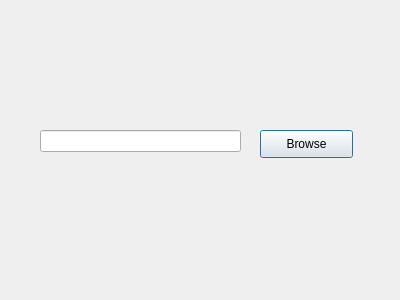
<?xml version="1.0" encoding="UTF-8"?>
<ui version="4.0">
 <class>Dialog</class>
 <widget class="QDialog" name="Dialog">
  <property name="geometry">
   <rect>
    <x>0</x>
    <y>0</y>
    <width>400</width>
    <height>300</height>
   </rect>
  </property>
  <property name="windowTitle">
   <string>Dialog</string>
  </property>
  <widget class="QPushButton" name="browse">
   <property name="geometry">
    <rect>
     <x>260</x>
     <y>130</y>
     <width>93</width>
     <height>28</height>
    </rect>
   </property>
   <property name="text">
    <string>Browse</string>
   </property>
  </widget>
  <widget class="QLineEdit" name="filename">
   <property name="geometry">
    <rect>
     <x>40</x>
     <y>130</y>
     <width>201</width>
     <height>22</height>
    </rect>
   </property>
  </widget>
 </widget>
 <resources/>
 <connections/>
</ui>
